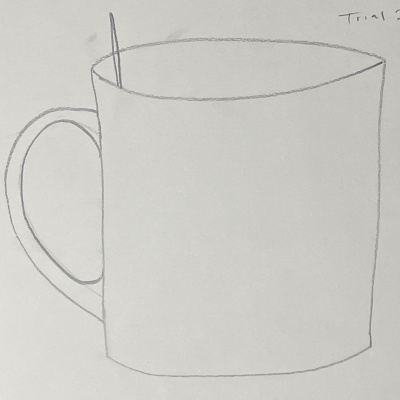
#> input picture save/e2/trial_1.jpg, 400 x 400 px, given as the content of the folder inputs_e2, which was not available
$ python process_images.py
#> lines starting #> are read from the running program, lines starting #| are printed output that depends on the picture
import os
import cv2
import numpy as np

# Define the number of steps for the gray scale conversion
NUM_GRAY_STEPS = 8

# Define the threshold value for the difference images
THRESHOLD_VALUE = 75

IMG_SET = "e2"
# Define the input and output directories
input_dir = f"inputs_{IMG_SET}"
output_dir = f"outputs_{IMG_SET}"
diff_dir = f"difference_imgs_{IMG_SET}"

# Create the output directories if they don't exist
os.makedirs(output_dir, exist_ok=True)
os.makedirs(diff_dir, exist_ok=True)

# Get a list of all images that start with "trial_" and have a number at the end
input_files = [f for f in os.listdir(input_dir) if f.startswith("trial_") and f[-5:-4].isdigit()]

# Sort the files by their number
input_files = sorted(input_files, key=lambda f: int(f.split("_")[-1].split(".")[0]))

# Loop over the input files
prev_img = None
for i, input_file in enumerate(input_files):
    print(f"Working on image {input_file}")
    # Load the input image
    img = cv2.imread(os.path.join(input_dir, input_file))
#> img is the input picture: shape (400, 400, 3); mean B, G, R 199.1, 204.2, 205.1

    # Convert the image to gray scale with a certain number of steps
    gray_img = cv2.cvtColor(img, cv2.COLOR_BGR2GRAY)

    # Create a 3-channel grayscale image with the same intensity values as the original grayscale image
    gray_img_3ch = cv2.merge((gray_img, gray_img, gray_img))

    # Normalize the gray scale image
    gray_img_norm = cv2.normalize(gray_img, None, 0, NUM_GRAY_STEPS-1, cv2.NORM_MINMAX)
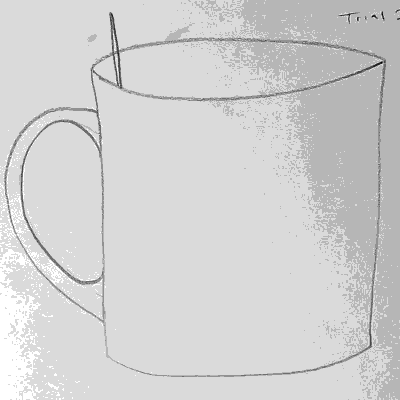
#> gray_img_norm: shape (400, 400); min 0, max 7, mean 5.75; drawn with min black and max white

    # Scale the normalized gray scale image back to 0-255 range
    gray_img_norm = (gray_img_norm * (255 / (NUM_GRAY_STEPS-1))).astype('uint8')

    # Save the gray scale image
    output_file = os.path.join(output_dir, "gray_" + input_file)
    cv2.imwrite(output_file, gray_img_norm)

    # Create the difference image if this is not the first image
    if prev_img is not None:
        # Merge the blue channel of the previous image and the red channel of the current image
        blue_channel = cv2.split(prev_img)[0]
        red_channel = cv2.split(gray_img_3ch)[2]
        diff_img = cv2.merge((blue_channel, np.zeros_like(blue_channel), red_channel))

        # Convert the difference image to gray scale
        diff_gray_img = cv2.cvtColor(diff_img, cv2.COLOR_BGR2GRAY)

        # Apply a threshold to the difference image to highlight the change
        _, diff_gray_img = cv2.threshold(diff_gray_img, THRESHOLD_VALUE, 255, cv2.THRESH_BINARY)

        diff_output_file = os.path.join(diff_dir, "diff_" + input_file)
        cv2.imwrite(diff_output_file, diff_gray_img)

    # Set the previous image to the current image
    prev_img = gray_img_3ch

$ run again, on save/e2/trial_5.jpg
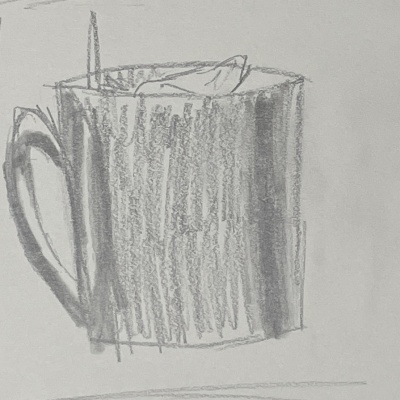
#> input picture save/e2/trial_5.jpg, 400 x 400 px, given as the content of the folder inputs_e2, which was not available
#> img is the input picture: shape (400, 400, 3); mean B, G, R 176, 180.7, 180.8
#> `gray_img_norm = cv2.normalize(gray_img, None, 0, NUM_GRAY_STEPS-1, cv2..`:
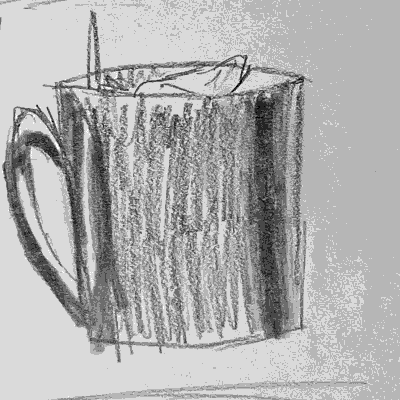
#> gray_img_norm: shape (400, 400); min 0, max 7, mean 4.83; drawn with min black and max white
